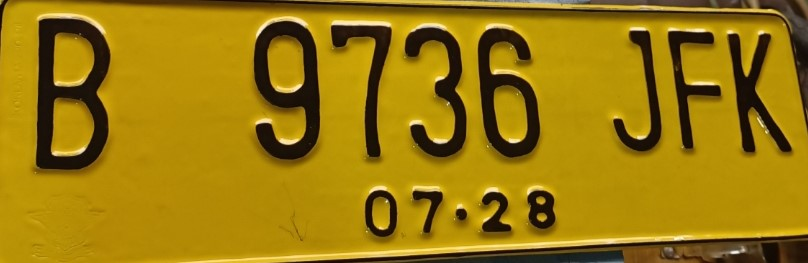
#> input picture dataset/test/B9736JFK.jpeg, 808 x 263 px, found by its file name; its folder holds only this picture in this run
$ jupyter execute --allow-errors eval_hog.ipynb   (shell and % lines are left out)
#> lines starting #> are read from the running program, lines starting #| are printed output that depends on the picture; after the words box and inside, x2 and y2 are one past the last pixel; in counts of white or black regions, pixels touching at a corner belong together
[cell 1]
import os
import evaluate
import cv2
from google.colab.patches import cv2_imshow
import joblib
from skimage.feature import hog
import numpy as np

[cell 2]
# Process Dataset
PATH = '/content/Automatic-License-Plate-Recognition/dataset/test'
images = []
labels = []

for filename in os.listdir(PATH):
  if filename.lower().endswith('.jpeg'):
    labels.append(filename[:-5])
  else:
    labels.append(filename[:-4])

  images.append(os.path.join(PATH, filename))

#> (a cell that did not finish here is left out)

[cell 4]
def ocr(PATH):
    im = cv2.imread(PATH)
#> im is the input picture: shape (263, 808, 3); mean B, G, R 12.1, 122.5, 154.9
    im_gray = cv2.cvtColor(im, cv2.COLOR_BGR2GRAY)
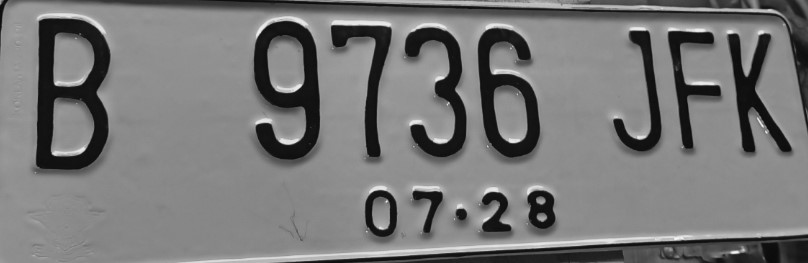
#> im_gray: shape (263, 808); min 7, max 246, mean 119.6
    ret, im_th = cv2.threshold(im_gray, 120, 255, cv2.THRESH_BINARY+cv2.THRESH_OTSU)
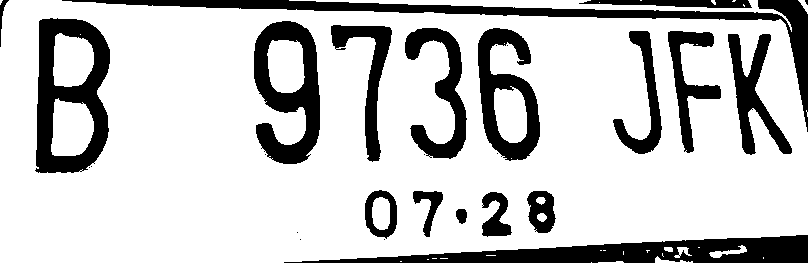
#> im_th: shape (263, 808); 78.4% white; 28 black regions (11 under 20 px)
#> ret = 89
    ctrs, hier = cv2.findContours(im_th, cv2.RETR_TREE, cv2.CHAIN_APPROX_SIMPLE)
#> ctrs = 75 contours, 47 with area under 20; largest, box (x1, y1, x2, y2) and area: (0, 0, 808, 263) 192774, (34, 17, 111, 174) 10160, (253, 20, 321, 165) 6941, (477, 27, 541, 162) 5644, (404, 27, 468, 160) 3321
    bboxes = [cv2.boundingRect(c) for c in ctrs]
#> bboxes = 75 items, first 6: (591, 262, 1, 1), (598, 261, 26, 2), (400, 261, 2, 1), (427, 259, 2, 1), (440, 258, 8, 1), (432, 258, 5, 1)
    sorted_bboxes = sorted(bboxes, key=lambda b: b) # Sort by x-coordinate
#> sorted_bboxes = 75 items, first 6: (0, 0, 3, 5), (0, 0, 808, 263), (34, 17, 77, 157), (51, 98, 43, 58), (53, 33, 41, 54), (79, 170, 4, 3)

    plate_char = []
    image_height, image_width = im.shape[:2]
#> image_height = 263; image_width = 808
    height_threshold = image_height * 0.3
#> height_threshold = 78.9
    width_threshold = image_width * 0.3
#> width_threshold = 242.4

    for num, i_bboxes in enumerate(sorted_bboxes):
        [x, y, w, h] = i_bboxes
        if h > height_threshold and w < width_threshold:
            cv2.rectangle(im, (x, y), (x + w, y + h), (0, 255, 0), 1)
            roi = im_gray[y:y + h, x:x + w]
            roi = cv2.resize(roi, (64, 128), interpolation=cv2.INTER_AREA)
            roi_hog_fd = hog(roi, orientations=9, pixels_per_cell=(8, 8), cells_per_block=(1, 1))
            nbr = clf.predict(np.array([roi_hog_fd]))
            cv2.putText(im, str(nbr[0]), (x, y + h), cv2.FONT_HERSHEY_SIMPLEX, 2, (0, 200, 250), 3)
            plate_char.append(str(nbr[0]))
#> this loop made 3 passes
#> pass 3, in ocr, `roi = im_gray[y:y + h, x:x + w]`:
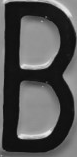
#> roi: shape (157, 77); min 7, max 234, mean 83.3
#> pass 3, in ocr, `roi = cv2.resize(roi, (64, 128), interpolation=cv2.INTER_AREA)`:
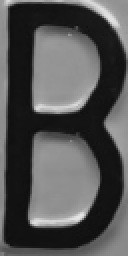
#> roi: shape (128, 64) (shown 2 times larger); min 13, max 229, mean 83.3
#> after the loop:
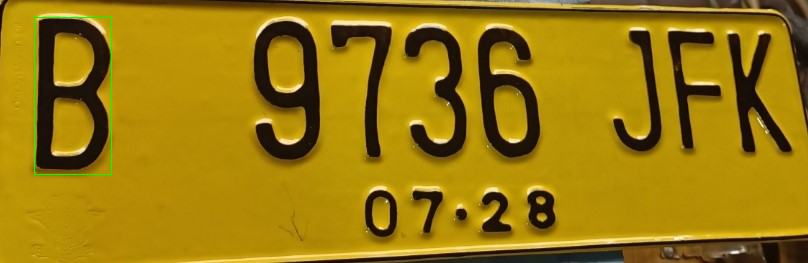
#> im: shape (263, 808, 3); 0.22% of pixels changed, all inside (x1, y1, x2, y2) = (34, 17, 112, 175)
#> after the loop, plate_char = []

    return ''.join(plate_char)

[cell 5]
pred = []
#> (the rest of this cell did not finish here and is left out)

#> (a cell that did not finish here is left out)

[cell 7]
for i,x in enumerate(zip(pred, labels)):
  print(i,x)
